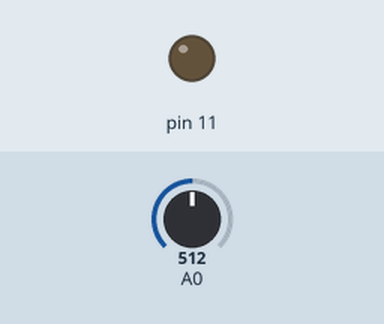
Bench run of a sketch on a simulated Arduino Nano, built with avr-gcc and run on an emulated ATmega328P. Shown: output pins drawn as LEDs (lit = HIGH). Inputs (shaded band) come from the test bench; at power-on: A0 = 512.

Above: at 0.05 s.
At 10.0 s:
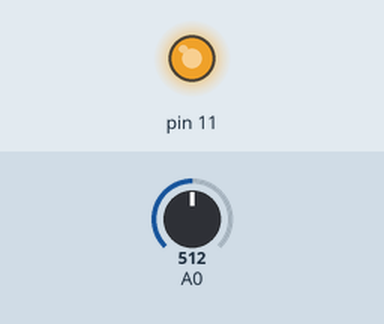
Timing chart, 0 to 13.0 s (numbered marks = the images above):
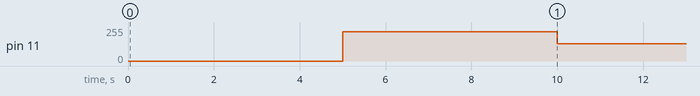

The sketch:

prototypeForJon.ino
```cpp
// Prototype for Jonathan
// Code preloaded into arduino nano

void setup(){

	// Set the REF pin to output 1.1V
	analogReference(INTERNAL);

	// Transistor for LED is connected to this pin
	pinMode(11, OUTPUT);
}

void loop() {

	// The REF pin won't output the right voltage until the function 'analogRead' is called a few times.
	analogRead(0);

	// Wait 5 seconds and set the duty cycle to 86%
	delay(5000);
	analogWrite(11,220);

	// Wait 5 seconds and set the duty cycle to 50%
	delay(5000);
	analogWrite(11,128);

}
```

Measured:
- by itself, pin 11: alternates 220/255 for 5.0 s and 128/255 for 5.0 s
